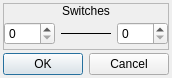
<?xml version="1.0" encoding="UTF-8"?>
<ui version="4.0">
 <class>ConfigureEvent_SwitchRange</class>
 <widget class="QDialog" name="ConfigureEvent_SwitchRange">
  <property name="geometry">
   <rect>
    <x>0</x>
    <y>0</y>
    <width>172</width>
    <height>78</height>
   </rect>
  </property>
  <property name="windowTitle">
   <string>Switch Range</string>
  </property>
  <property name="styleSheet">
   <string notr="true">.QFrame
{
	border: 1px solid palette(text);
}

.QFrame&gt;QLabel
{
	background-color: palette(text);
	color: palette(window);
}</string>
  </property>
  <layout class="QGridLayout" name="gridLayout">
   <property name="leftMargin">
    <number>3</number>
   </property>
   <property name="topMargin">
    <number>3</number>
   </property>
   <property name="rightMargin">
    <number>3</number>
   </property>
   <property name="bottomMargin">
    <number>3</number>
   </property>
   <property name="spacing">
    <number>3</number>
   </property>
   <item row="0" column="0">
    <widget class="QFrame" name="frmVariable">
     <property name="frameShape">
      <enum>QFrame::StyledPanel</enum>
     </property>
     <property name="frameShadow">
      <enum>QFrame::Raised</enum>
     </property>
     <layout class="QVBoxLayout" name="verticalLayout_3">
      <property name="spacing">
       <number>0</number>
      </property>
      <property name="leftMargin">
       <number>0</number>
      </property>
      <property name="topMargin">
       <number>0</number>
      </property>
      <property name="rightMargin">
       <number>0</number>
      </property>
      <property name="bottomMargin">
       <number>0</number>
      </property>
      <item>
       <widget class="QLabel" name="label_3">
        <property name="sizePolicy">
         <sizepolicy hsizetype="Preferred" vsizetype="Fixed">
          <horstretch>0</horstretch>
          <verstretch>0</verstretch>
         </sizepolicy>
        </property>
        <property name="text">
         <string>Switches</string>
        </property>
        <property name="alignment">
         <set>Qt::AlignCenter</set>
        </property>
       </widget>
      </item>
      <item>
       <widget class="QWidget" name="widget_3" native="true">
        <layout class="QHBoxLayout" name="horizontalLayout_2">
         <property name="spacing">
          <number>6</number>
         </property>
         <property name="leftMargin">
          <number>0</number>
         </property>
         <property name="topMargin">
          <number>0</number>
         </property>
         <property name="rightMargin">
          <number>0</number>
         </property>
         <property name="bottomMargin">
          <number>0</number>
         </property>
         <item>
          <widget class="QSpinBox" name="numStartSwitchID">
           <property name="maximum">
            <number>63</number>
           </property>
          </widget>
         </item>
         <item>
          <widget class="Line" name="line">
           <property name="frameShadow">
            <enum>QFrame::Plain</enum>
           </property>
           <property name="orientation">
            <enum>Qt::Horizontal</enum>
           </property>
          </widget>
         </item>
         <item>
          <widget class="QSpinBox" name="numEndSwitchID">
           <property name="maximum">
            <number>63</number>
           </property>
          </widget>
         </item>
        </layout>
       </widget>
      </item>
     </layout>
    </widget>
   </item>
   <item row="1" column="0">
    <widget class="QDialogButtonBox" name="buttonBox">
     <property name="orientation">
      <enum>Qt::Horizontal</enum>
     </property>
     <property name="standardButtons">
      <set>QDialogButtonBox::Cancel|QDialogButtonBox::Ok</set>
     </property>
    </widget>
   </item>
  </layout>
 </widget>
 <resources/>
 <connections>
  <connection>
   <sender>buttonBox</sender>
   <signal>accepted()</signal>
   <receiver>ConfigureEvent_SwitchRange</receiver>
   <slot>accept()</slot>
   <hints>
    <hint type="sourcelabel">
     <x>248</x>
     <y>254</y>
    </hint>
    <hint type="destinationlabel">
     <x>157</x>
     <y>274</y>
    </hint>
   </hints>
  </connection>
  <connection>
   <sender>buttonBox</sender>
   <signal>rejected()</signal>
   <receiver>ConfigureEvent_SwitchRange</receiver>
   <slot>reject()</slot>
   <hints>
    <hint type="sourcelabel">
     <x>316</x>
     <y>260</y>
    </hint>
    <hint type="destinationlabel">
     <x>286</x>
     <y>274</y>
    </hint>
   </hints>
  </connection>
 </connections>
</ui>
